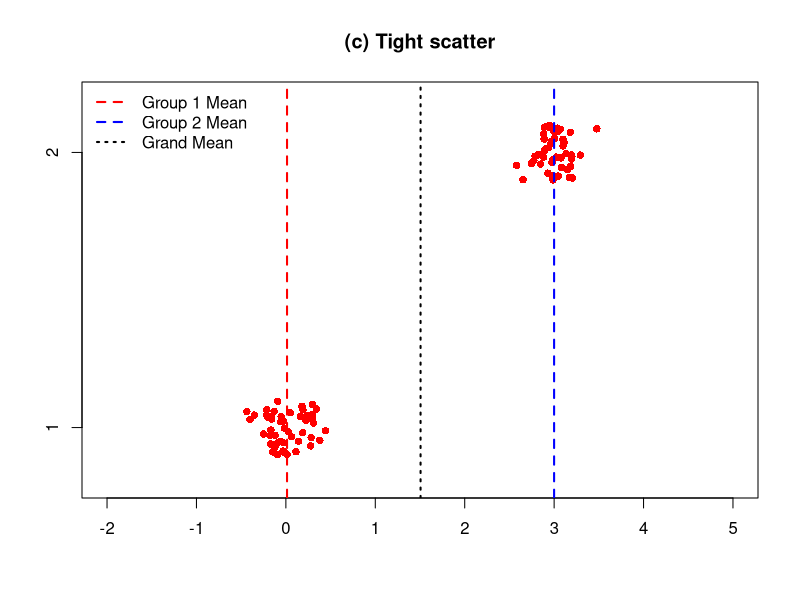
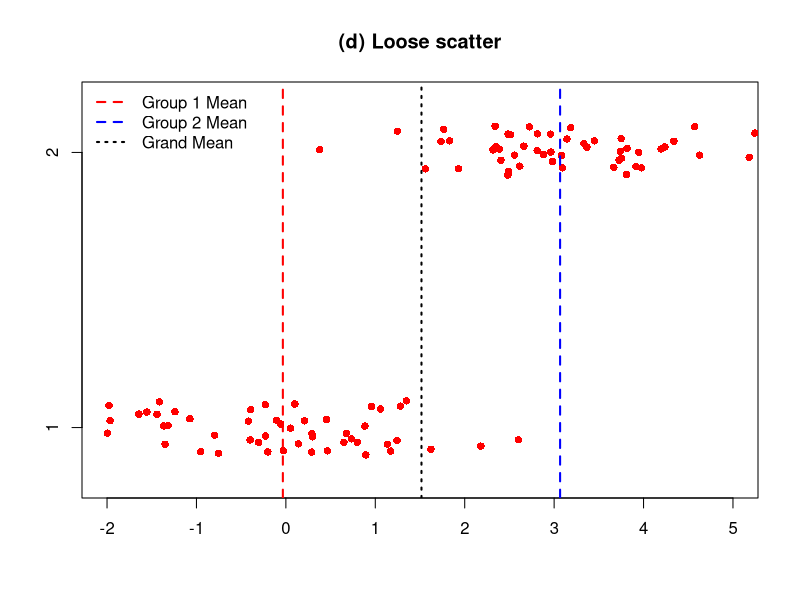

Reproduce these figures in R, in order.
## ---- chunk 1
knitr::opts_chunk$set(echo = TRUE)
## ---- chunk 2
knitr::include_graphics('~/Desktop/R/stats_blog/content/pics/ANOVA_example.png', error = FALSE)
## ---- chunk 3
set.seed(5)
# Make two groups with SAME means but DIFFERENT scatter
group1_a <- rnorm(50, mean = 0, sd = 0.2)
group2_a <- rnorm(50, mean = 3, sd = 0.2)

group1_b <- rnorm(50, mean = 0, sd = 1)
group2_b <- rnorm(50, mean = 3, sd = 1)

# Calculate means
mean1_a <- mean(group1_a)
mean2_a <- mean(group2_a)
grand_mean_a <- mean(c(group1_a, group2_a))

mean1_b <- mean(group1_b)
mean2_b <- mean(group2_b)
grand_mean_b <- mean(c(group1_b, group2_b))

# Set up plotting area

# Plot (a)
stripchart(c(group1_a, group2_a) ~ factor(c(rep(1, 50), rep(2, 50))),
           method = "jitter", pch = 16,
           col = c(rep("red", 20), rep("blue", 20)),
           vertical = FALSE,
           xlim= c(-2,5),
           xlab = "", ylab = "", main = "(c) Tight scatter")

# Legend
legend("topleft",  legend = c("Group 1 Mean", "Group 2 Mean", "Grand Mean"),
       col = c("red", "blue", "black"), lty = c(2, 2, 3), lwd = 2, bty = "n")


# Add vlines for group means
abline(v = mean1_a, col = "red", lty = 2, lwd = 2)
abline(v = mean2_a, col = "blue", lty = 2, lwd = 2)

# Add vline for grand mean
abline(v = grand_mean_a, col = "black", lty = 3, lwd = 2)

# Plot (b)
stripchart(c(group1_b, group2_b) ~ factor(c(rep(1, 50), rep(2, 50))),
           method = "jitter", pch = 16,
           col = c(rep("red", 20), rep("blue", 20)),
           vertical = FALSE,
            xlim= c(-2,5),
           xlab = "", ylab = "", main = "(d) Loose scatter")

# Legend
legend("topleft",  legend = c("Group 1 Mean", "Group 2 Mean", "Grand Mean"),
       col = c("red", "blue", "black"), lty = c(2, 2, 3), lwd = 2, bty = "n")

# Add vlines for group means
abline(v = mean1_b, col = "red", lty = 2, lwd = 2)
abline(v = mean2_b, col = "blue", lty = 2, lwd = 2)

# Add vline for grand mean
abline(v = grand_mean_b, col = "black", lty = 3, lwd = 2)


par(mfrow = c(1, 1))  # Reset plot window


